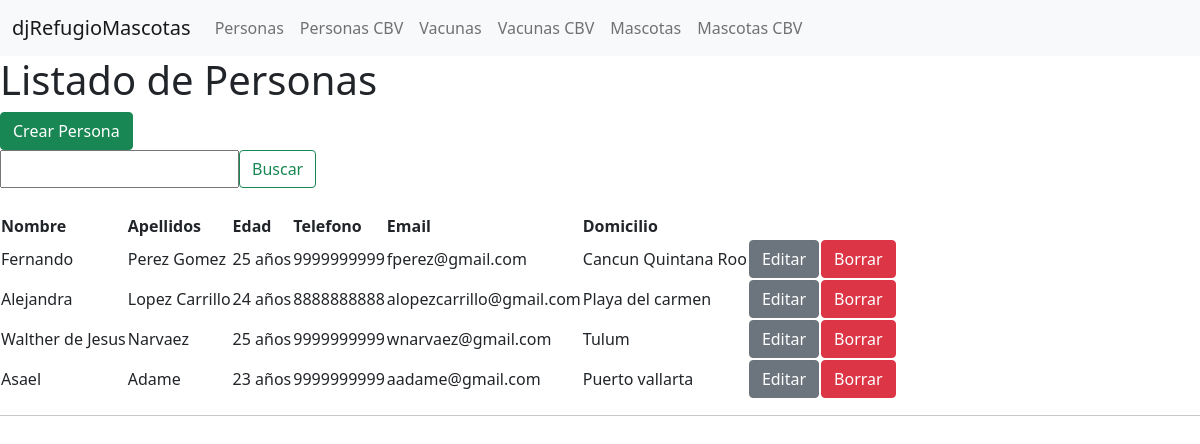
Screenshot of /adopcion/persona/list/ with the database file from the repository.
### apps/adopcion/models.py (models this page shows, shortened)
class Persona(models.Model):
    nombre     = models.CharField(max_length=50)
    apellidos  = models.CharField(max_length=70)
    edad       = models.IntegerField()
    telefono   = models.CharField(max_length=12)
    email      = models.EmailField()
    domicilio  = models.TextField()

### apps/adopcion/views.py (the view)
class PersonaListView(ListView):
    model = Persona
    template_name = "adopcion__persona_listado.html"
    form_class = SearchForm
    def get_queryset(self):
        form = self.form_class(self.request.GET)
        if form.is_valid():
            cd = form.cleaned_data
            return self.model.objects.filter(Q(nombre__icontains=cd['q']) | Q(apellidos__icontains=cd['q']))
        return self.model.objects.all()
    def get_context_data(self, **kwargs):
        context = super(PersonaListView, self).get_context_data(**kwargs)
        context['buscador'] = self.form_class()
        return context

### djRefugioAnimales/forms.py
class SearchForm(forms.Form):
    q = forms.CharField(label="Buscador", max_length=50, required=False)

### apps/adopcion/templates/adopcion__persona_listado.html (shortened to what this page needs)
{% extends 'base.html' %}
{% block content %}
    <h1>Listado de Personas</h1>
    <div class="bibl-table">
        <div class="bibl-table-header">
            <a href="/adopcion/persona/{{ code }}new/">
                <button type="button" class="btn btn-success"> Crear Persona</button>
            </a>
            {% if buscador %}
            <form method="get" class="d-flex">
                {{ buscador.q }}
                <button class="btn btn-outline-success" type="submit">Buscar</button>
            </form>
            {% endif %}
        </div>
        <div class="bibl-table-body" style="margin-top: 25px;">
            <table>
                <thead>
                <tr>
                    <th scope="col">Nombre</th>
                    <th scope="col">Apellidos</th>
                    <th scope="col">Edad</th>
                    <th scope="col">Telefono</th>
                    <th scope="col">Email</th>
                    <th scope="col">Domicilio</th>
                </tr>
                </thead>
                <tbody>{% for data in object_list %}
                    <tr>
                        <td>{{ data.nombre }}</td>
                        <td>{{ data.apellidos }}</td>
                        <td>{{ data.edad }} años</td>
                        <td>{{ data.telefono }}</td>
                        <td>{{ data.email }}</td>
                        <td>{{ data.domicilio }}</td>
                        <td><a href="/adopcion/persona/{{ code }}edit/{{ data.id }}" class="btn btn-secondary">Editar</a></td>
                        <td><a href="/adopcion/persona/{{ code }}delete/{{ data.id }}" class="btn btn-danger">Borrar</a></td>
                    </tr>{% endfor %}
                </tbody>
            </table>
        </div>
    </div>
{% endblock  %}

### rows the page displays
Persona: nombre "Fernando", apellidos "Perez Gomez", edad "25", telefono "9999999999", email "fperez@gmail.com", domicilio "Cancun Quintana Roo"
Persona: nombre "Alejandra", apellidos "Lopez Carrillo", edad "24", telefono "8888888888", email "alopezcarrillo@gmail.com", domicilio "Playa del carmen"
Persona: nombre "Walther de Jesus", apellidos "Narvaez", edad "25", telefono "9999999999", email "wnarvaez@gmail.com", domicilio "Tulum"
Persona: nombre "Asael", apellidos "Adame", edad "23", telefono "9999999999", email "aadame@gmail.com", domicilio "Puerto vallarta"
